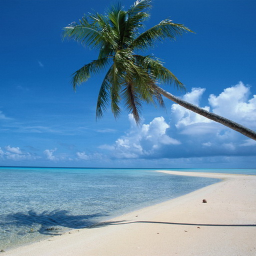
//> input picture jpeg/jpeg-testing/images/sea256x256.png, 256 x 256 px
$ ./blockSplit ../images/sea256x256.png 100   (built with g++ and OpenCV 4)
//> lines starting //> are read from the running program, lines starting //| are printed output that depends on the picture
/*
 * =====================================================================================
 *
 *       Filename:  blur.cpp
 *
 *
 *
 *        Version:  1.0
 *        Created:  2013/07/28 14時20分48秒
 *       Revision:  none
 *       Compiler:  gcc
 *
 *         Author:  Tetsuhiko Yao (),
 *   Organization:
 *
 * =====================================================================================
 */
#include <iostream>
#include <string>
#include <opencv2/core/core.hpp>
#include <opencv2/highgui/highgui.hpp>
#include <opencv2/imgproc/imgproc.hpp>

using namespace std;

int main(int argc, char* argv[])
{
  const string windowName = "result window";
  cv::Mat input;
  cv::Mat output;
  cv::Size ksize;

  if(argc > 1) {
    input = cv::imread(argv[1], 1);
//> input is the input picture: 256 rows x 256 cols, CV_8UC3; mean B, G, R 172.9, 136.1, 91.6
  }

  ksize.width = 3;
  ksize.height = 3;
  if(argc > 2) {
    ksize.width = atoi(argv[2]);
//> ksize = Size(100, 3)
    ksize.height = atoi(argv[2]);
//> ksize = Size(100, 100)
  }

  unsigned char* input_ptr = (unsigned char*)input.data;

  /* execute refrence codes */
  blur(input, output, ksize, cv::Point(-1, -1), cv::BORDER_REFLECT_101);
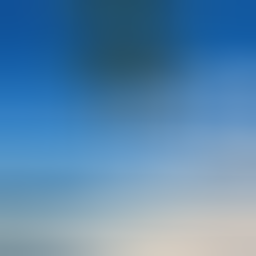
//> output: 256 rows x 256 cols, CV_8UC3; mean B, G, R 172.8, 135.8, 91.1

  cv::namedWindow(windowName, CV_WINDOW_AUTOSIZE);
  cv::imshow(windowName, output);
  cv::waitKey(0);

  return 0;
}
